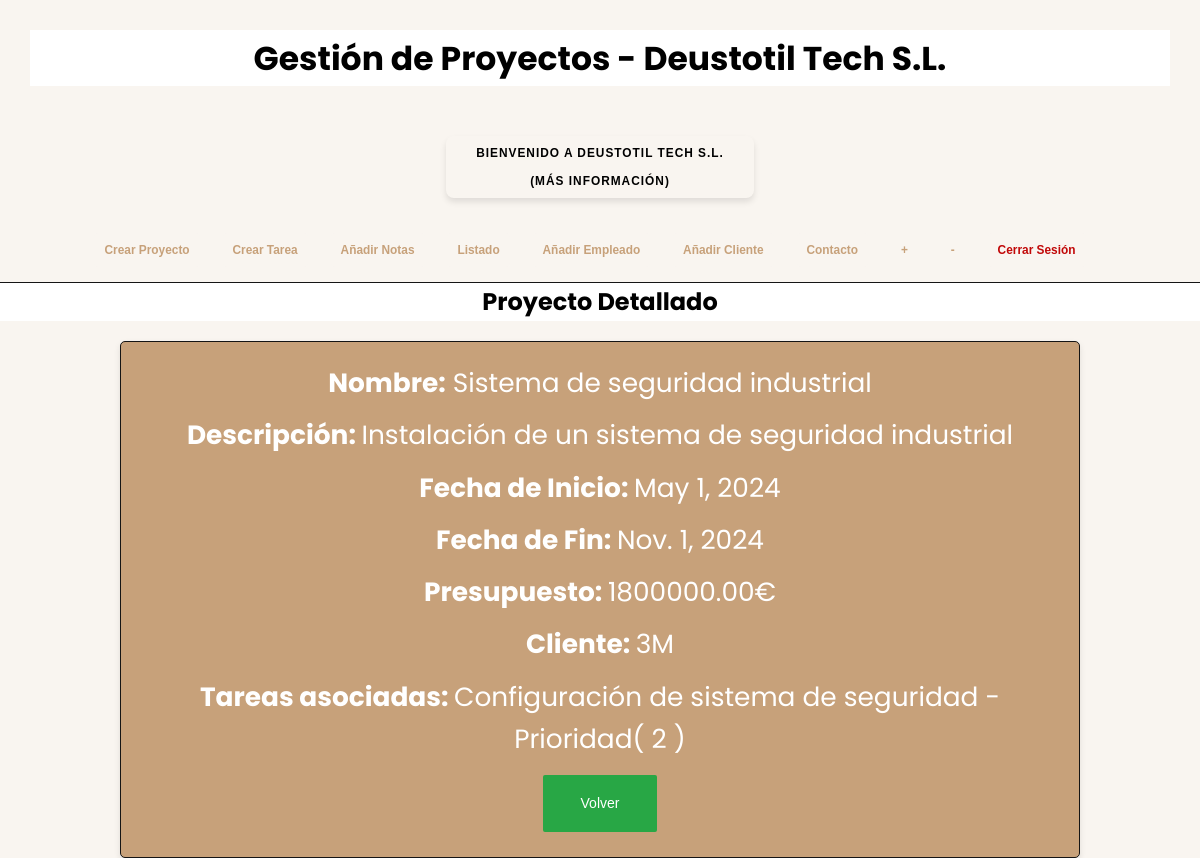
Before: /DjangoGePrApp/detProyecto/5/ (signed in) with the older database file.
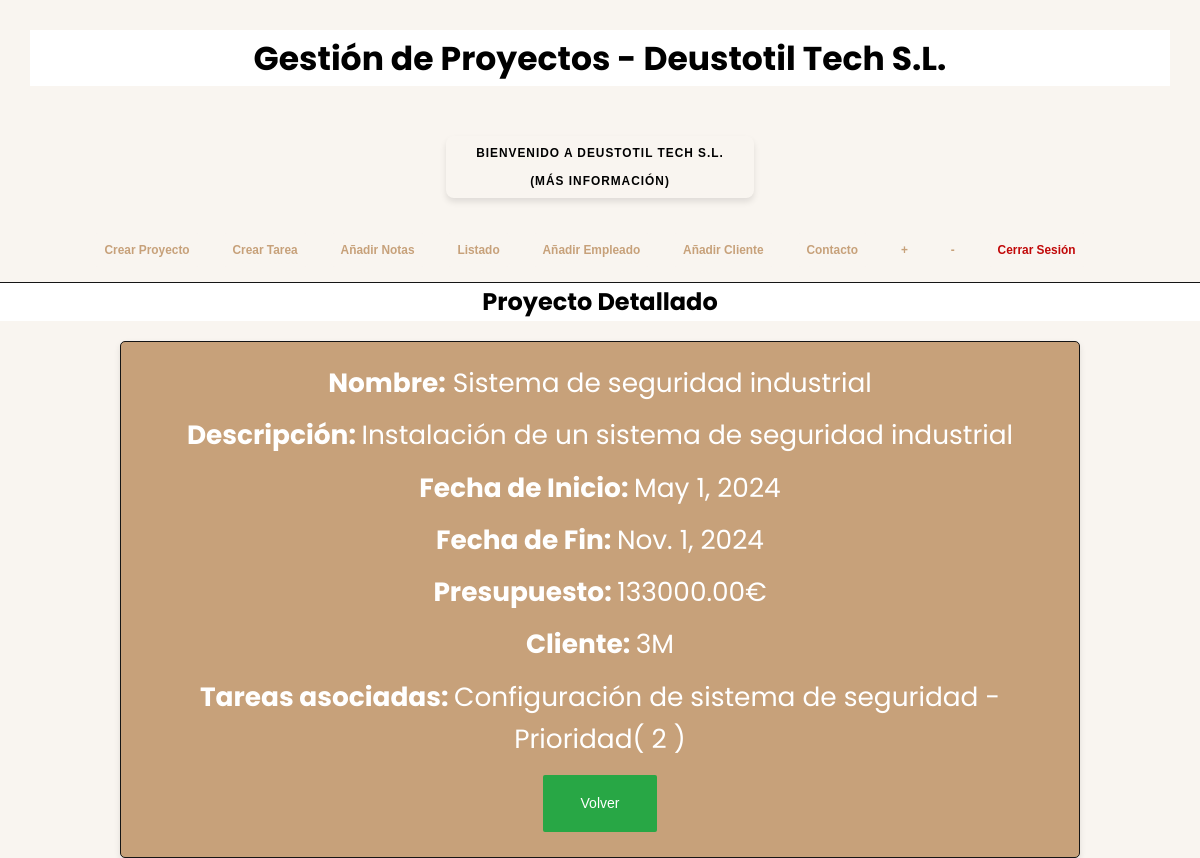
After: the same page with the newer database file.
### DjangoGePrApp/models.py (models this page shows, shortened)
class Proyecto(models.Model):
    nombre = models.CharField(max_length=100)
    descripcion = models.TextField()
    fecha_inicio = models.DateField()
    fecha_fin = models.DateField()
    presupuesto = models.DecimalField(max_digits=10, decimal_places=2)
    cliente = models.ForeignKey(
        Cliente, on_delete=models.CASCADE, related_name="proyectos"
    )

class Cliente(models.Model):
    nombre = models.CharField(max_length=100)
    telefono = models.CharField(max_length=20)
    direccion = models.CharField(max_length=255)
    def __str__(self):
        return self.nombre

class Tarea(models.Model):
    nombre = models.CharField(max_length=100)
    descripcion = models.TextField()
    fecha_inicio = models.DateField()
    fecha_fin = models.DateField()
    nivel_prioridad = models.IntegerField(
        validators=[MinValueValidator(1), MaxValueValidator(3)]
    )
    estado = models.CharField(max_length=50)
    proyecto = models.ForeignKey(
        Proyecto, on_delete=models.CASCADE, related_name="tareas"
    )
    responsable = models.ForeignKey(
        Empleado,
        on_delete=models.SET_NULL,
        null=True,
        related_name="tareas_responsables",
    )

### DjangoGePrApp/views.py (the view)
# urls.py: path('detProyecto/<int:proyecto_id>/', views.detProyecto, name='detProyecto'),
@login_required(login_url="login")
def detProyecto(request, proyecto_id):
    proyecto = Proyecto.objects.get(pk=proyecto_id)
    tareas = Tarea.objects.filter(proyecto=proyecto)
    context = {"titulo_pagina": "Proyecto Detallado", "pro": proyecto, "tareas": tareas}
    return render(request, "detProyecto.html", context)

### DjangoGePrApp/templates/detProyecto.html (shortened to what this page needs)
{% extends "index.html" %} {% block contenido %}
<div class="formulario">
  <div>
    <strong>Nombre:</strong> {{ pro.nombre }}
  </div>
  <div>
    <strong>Descripción: </strong> {{ pro.descripcion }}
  </div>
  <div>
    <strong>Fecha de Inicio: </strong> {{ pro.fecha_inicio }}
  </div>
  <div>
    <strong>Fecha de Fin: </strong> {{ pro.fecha_fin }}
  </div>
  <div>
    <strong>Presupuesto: </strong> {{ pro.presupuesto }}€
  </div>
  <div>
    <strong>Cliente: </strong> {{ pro.cliente }}
  </div>
  <div>
    <strong>Tareas asociadas: </strong>
    {% for tarea in tareas %}
    {{ tarea.nombre }} - Prioridad( {{ tarea.nivel_prioridad }} )
    {% empty %}
    <p>No hay tareas para este proyecto.</p>
    {% endfor %}
  </div>
  <button class="buttonCrear" type="submit">
    <a href="{% url 'listados' %}">Volver</a>
  </button>
</div>
{% endblock %}

### DjangoGePrApp/templates/index.html (shortened to what this page needs)
{% load static %}
<!DOCTYPE html>
<html lang="en">
  <head>
    <link rel="stylesheet" href="{% static 'css/style.css' %}" />
  </head>
    <body>
      <nav class="contenedor">
        <div class="header0">
          <h1 class="tituloIndex">Gestión de Proyectos - Deustotil Tech S.L.</h1>
        </div>
      </nav>
    <button id="expand-button">Bienvenido a Deustotil Tech S.L.<br><br>(Más información)</button>
    <div class="contenedor">
      <div class="header">
        <button class="nav">
          <a href="{% url 'crearProyecto' %}">Crear Proyecto</a>
        </button>
        <button class="nav">
          <a href="{% url 'crearTareas' %}">Crear Tarea</a>
        </button>
        <button class="nav">
          <a href="{% url 'añadirNota' %}">Añadir Notas</a>
        </button>
        <button class="nav"><a href="{% url 'listados' %}">Listado</a></button>
        <button class="nav">
          <a href="{% url 'añadirEmpleado' %}">Añadir Empleado</a>
        </button>
        <button class="nav">
          <a href="{% url 'añadirCliente' %}">Añadir Cliente</a>
        </button>
        <button class="nav">
          <a href="{% url 'enviarCorreo' %}">Contacto</a>
        </button>
        <button class="nav" id="aumentarTxt">
          <a href="#">+</a>
        </button>
        <button class="nav" id="disminuirTxt">
          <a href="#">-</a>
        </button>
        <button class="navSesion"><a href="{% url 'logout' %}">Cerrar Sesión</a></button>
      </div>
    <h2>{{ titulo_pagina }}</h2>
    {% block contenido %} {% endblock %}
    </body>
  </html>

### static/css/style.css (style rules this page uses)
:root { --primary-color: #c7a17a; --background-color: #f9f5f0; --dark-color: #151515; --accent-color: #efa162; --form-background: #5cb85c; --form-hover: #4cae4c; --btn-green: #28a745; --btn-green-hover: #218838; --btn-blue: #17a2b8; --btn-blue-hover: #138496; --btn-yellow: #ffc107; --btn-yellow-hover: #e0a800; --btn-red: #dc3545; --btn-red-hover: #c82333; ; }
body, html { height: 100%; font-family: "Poppins", sans-serif; font-size: 82.5%; box-sizing: border-box; margin: 0; padding: 0; background-color: var(--background-color); line-height: 1.6; }
* { margin: 0; padding: 0; box-sizing: border-box; }
h1, h2, h3 { text-align: center; margin-bottom: 20px; }
h1, h2 { background-color: #fff; border-top: 1px solid var(--dark-color); }
h2 { font-size: 24px; }
a { text-decoration: none; }
button { padding: 8px 12px; margin: 5px 0; border: none; border-radius: 4px; cursor: pointer; transition: background-color 0.3s ease; font-size: 0.9rem; }
.tituloIndex { color: var(--primary-color); margin-bottom: 80px; background-color: white; border-top: 3px solid white; font-size: 4rem; }
.header, .header0 { text-align: center; padding: 10px; }
.header0 { text-align: left; }
.contenedor { width: 100%; background-color: var(--background-color); }
.nav { background-color: var(--background-color); padding: 10px; display: inline-block; margin-right: 20px; font-weight: bold; border: none; cursor: pointer; }
.nav a { color: var(--primary-color); font-weight: bold; }
.formulario, .detallesProyecto, .detallesTarea, .detallesEmpleado, .detallesCliente { margin: 20px auto; padding: 20px; border: 1px solid var(--dark-color); background-color: var(--primary-color); border-radius: 5px; width: 80%; text-align: center; color: white; font-size: 2rem; box-shadow: 0 3px 6px rgba(0, 0, 0, 0.1); }
.formulario div, .detallesProyecto div, .detallesTarea div, .detallesEmpleado div, .detallesCliente div { margin-bottom: 10px; }
button[type="submit"] { background-color: var(--form-background); color: white; padding: 1rem 2rem; border-radius: 2px; cursor: pointer; }
button[type="submit"] a { color: white; cursor: pointer; }
nav.contenedor { padding: 20px; text-align: center; }
.header0 .tituloIndex { color: var(--white); font-size: 2.5rem; margin: 0; }
button#expand-button { display: block; background-color: var(--button-bg); color: var(--white); border: none; padding: 10px 30px; margin: 20px auto; font-size: 0, 8rem; font-weight: bold; text-transform: uppercase; letter-spacing: 1px; border-radius: 8px; cursor: pointer; transition: background-color 0.3s ease, transform 0.3s ease; box-shadow: 0 4px 6px rgba(0, 0, 0, 0.1); }
.navSesion { background-color: var(--background-color); padding: 10px; display: inline-block; margin-right: 20px; font-weight: bold; border: none; cursor: pointer; }
.navSesion a { color: rgb(193, 8, 8); font-weight: bold; }
.buttonCrear { font-size: 14px; padding: 10px 15px; border-radius: 5px; cursor: pointer; border: none; display: inline-flex; align-items: center; justify-content: center; }
.buttonCrear a { color: inherit; text-decoration: none; display: block; width: 100%; height: 100%; text-align: center; padding: 7px 11px; }
.buttonCrear[type="submit"] { background-color: #28a745; }

Changed rows visible on the page:
changed Proyecto "Sistema de seguridad industrial": presupuesto "1800000.00" → "133000.00"
